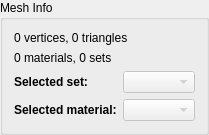
       <widget class="QGroupBox" name="MeshInfoGroupBox">
        <property name="sizePolicy">
         <sizepolicy hsizetype="Preferred" vsizetype="Preferred">
          <horstretch>0</horstretch>
          <verstretch>0</verstretch>
         </sizepolicy>
        </property>
        <property name="maximumSize">
         <size>
          <width>16777215</width>
          <height>150</height>
         </size>
        </property>
        <property name="title">
         <string>Mesh Info</string>
        </property>
        <layout class="QVBoxLayout" name="verticalLayout_10">
         <item>
          <widget class="QLabel" name="MeshInfoLabel">
           <property name="sizePolicy">
            <sizepolicy hsizetype="Preferred" vsizetype="Minimum">
             <horstretch>0</horstretch>
             <verstretch>0</verstretch>
            </sizepolicy>
           </property>
           <property name="text">
            <string>0 vertices, 0 triangles</string>
           </property>
           <property name="scaledContents">
            <bool>false</bool>
           </property>
          </widget>
         </item>
         <item>
          <widget class="QLabel" name="MatInfoLabel">
           <property name="sizePolicy">
            <sizepolicy hsizetype="Preferred" vsizetype="Minimum">
             <horstretch>0</horstretch>
             <verstretch>0</verstretch>
            </sizepolicy>
           </property>
           <property name="text">
            <string>0 materials, 0 sets</string>
           </property>
          </widget>
         </item>
         <item>
          <layout class="QFormLayout" name="formLayout_5">
           <item row="0" column="0">
            <widget class="QLabel" name="SelectedSetLabel">
             <property name="sizePolicy">
              <sizepolicy hsizetype="Preferred" vsizetype="Minimum">
               <horstretch>0</horstretch>
               <verstretch>0</verstretch>
              </sizepolicy>
             </property>
             <property name="text">
              <string>&lt;b&gt;Selected set:&lt;/b&gt;</string>
             </property>
            </widget>
           </item>
           <item row="0" column="1">
            <widget class="QComboBox" name="SetSelectionComboBox">
             <property name="enabled">
              <bool>false</bool>
             </property>
             <property name="sizePolicy">
              <sizepolicy hsizetype="Expanding" vsizetype="Minimum">
               <horstretch>0</horstretch>
               <verstretch>0</verstretch>
              </sizepolicy>
             </property>
            </widget>
           </item>
           <item row="1" column="0">
            <widget class="QLabel" name="SelectedMatLabel">
             <property name="sizePolicy">
              <sizepolicy hsizetype="Preferred" vsizetype="Minimum">
               <horstretch>0</horstretch>
               <verstretch>0</verstretch>
              </sizepolicy>
             </property>
             <property name="text">
              <string>&lt;html&gt;&lt;head/&gt;&lt;body&gt;&lt;p&gt;&lt;span style=&quot; font-weight:600;&quot;&gt;Selected material:&lt;/span&gt;&lt;/p&gt;&lt;/body&gt;&lt;/html&gt;</string>
             </property>
            </widget>
           </item>
           <item row="1" column="1">
            <widget class="QComboBox" name="MatSelectionComboBox">
             <property name="enabled">
              <bool>false</bool>
             </property>
             <property name="sizePolicy">
              <sizepolicy hsizetype="Expanding" vsizetype="Minimum">
               <horstretch>0</horstretch>
               <verstretch>0</verstretch>
              </sizepolicy>
             </property>
            </widget>
           </item>
          </layout>
         </item>
        </layout>
       </widget>
